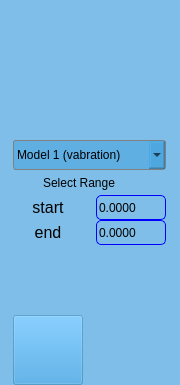
     <widget class="QWidget" name="widget" native="true">
      <property name="enabled">
       <bool>true</bool>
      </property>
      <property name="minimumSize">
       <size>
        <width>180</width>
        <height>0</height>
       </size>
      </property>
      <property name="maximumSize">
       <size>
        <width>180</width>
        <height>16777215</height>
       </size>
      </property>
      <property name="font">
       <font>
        <family>Arial</family>
       </font>
      </property>
      <property name="styleSheet">
       <string notr="true">background-color: rgba(52, 152, 219, 100);</string>
      </property>
      <layout class="QGridLayout" name="gridLayout">
       <property name="leftMargin">
        <number>0</number>
       </property>
       <property name="topMargin">
        <number>0</number>
       </property>
       <property name="rightMargin">
        <number>0</number>
       </property>
       <property name="bottomMargin">
        <number>0</number>
       </property>
       <property name="spacing">
        <number>0</number>
       </property>
       <item row="6" column="1">
        <widget class="QPushButton" name="pushButton_6">
         <property name="minimumSize">
          <size>
           <width>70</width>
           <height>70</height>
          </size>
         </property>
         <property name="maximumSize">
          <size>
           <width>70</width>
           <height>70</height>
          </size>
         </property>
         <property name="toolTip">
          <string>Next sweep</string>
         </property>
         <property name="styleSheet">
          <string notr="true">QPushButton


{ image: url(:/img/img35.ico);
	
	border:none;
	background-color: rgba(230, 126, 34,0);
	

	
}
QPushButton:hover, QPushButton:pressed , QPushButton:checked
{
	image: url(:/img/img35s.ico);
	
	border:none;
	background-color: rgba(230, 126, 34,0);
	
}</string>
         </property>
         <property name="text">
          <string/>
         </property>
        </widget>
       </item>
       <item row="5" column="0">
        <widget class="QLabel" name="label_2">
         <property name="font">
          <font>
           <family>Arial</family>
           <weight>50</weight>
           <bold>false</bold>
          </font>
         </property>
         <property name="styleSheet">
          <string notr="true">background-color: rgba(52, 152, 219, 0);</string>
         </property>
         <property name="text">
          <string>&lt;html&gt;&lt;head/&gt;&lt;body&gt;&lt;p align=&quot;center&quot;&gt;&lt;span style=&quot; font-size:12pt;&quot;&gt;end&lt;/span&gt;&lt;/p&gt;&lt;/body&gt;&lt;/html&gt;</string>
         </property>
        </widget>
       </item>
       <item row="2" column="0" colspan="2">
        <widget class="QComboBox" name="comboBox">
         <property name="sizePolicy">
          <sizepolicy hsizetype="Expanding" vsizetype="Fixed">
           <horstretch>0</horstretch>
           <verstretch>0</verstretch>
          </sizepolicy>
         </property>
         <property name="minimumSize">
          <size>
           <width>95</width>
           <height>30</height>
          </size>
         </property>
         <property name="maximumSize">
          <size>
           <width>16777215</width>
           <height>30</height>
          </size>
         </property>
         <property name="font">
          <font>
           <family>Arial</family>
          </font>
         </property>
         <property name="toolTip">
          <string>Select analysis model</string>
         </property>
         <property name="styleSheet">
          <string notr="true">QComboBox {
    border: 1px solid gray;
    border-radius: 3px;
    padding: 1px 18px 1px 3px;
    min-width: 6em;
}

QComboBox:editable {
    background: white;
}






QComboBox::drop-down {
image: url(:/img/img11.ico);
    subcontrol-origin: padding;
    subcontrol-position: top right;
    width: 15px;

    border-left-width: 1px;
    border-left-color: darkgray;
    border-left-style: solid; /* just a single line */
    border-top-right-radius: 3px; /* same radius as the QComboBox */
    border-bottom-right-radius: 3px;
}
</string>
         </property>
         <property name="sizeAdjustPolicy">
          <enum>QComboBox::AdjustToContentsOnFirstShow</enum>
         </property>
         <item>
          <property name="text">
           <string>Model 1 (vabration)</string>
          </property>
         </item>
         <item>
          <property name="text">
           <string>Model 2 (Faraday)</string>
          </property>
         </item>
         <item>
          <property name="text">
           <string>Model 3 (nanopore)</string>
          </property>
         </item>
         <item>
          <property name="text">
           <string>Model 4 (mutl_peak)</string>
          </property>
         </item>
        </widget>
       </item>
       <item row="1" column="0">
        <widget class="QPushButton" name="pushButton_3">
         <property name="minimumSize">
          <size>
           <width>70</width>
           <height>70</height>
          </size>
         </property>
         <property name="maximumSize">
          <size>
           <width>70</width>
           <height>70</height>
          </size>
         </property>
         <property name="toolTip">
          <string>Start analysis</string>
         </property>
         <property name="styleSheet">
          <string notr="true">QPushButton

{ image: url(:/img/img29.ico);
	
	border:none;
	background-color: rgba(230, 126, 34,0);
	

	
}
QPushButton:hover, QPushButton:pressed , QPushButton:checked
{
	image: url(:/img/img29s.ico);
	
	border:none;
	background-color: rgba(230, 126, 34,0);
	
}</string>
         </property>
         <property name="text">
          <string/>
         </property>
        </widget>
       </item>
       <item row="0" column="1">
        <widget class="QPushButton" name="pushButton_2">
         <property name="minimumSize">
          <size>
           <width>70</width>
           <height>70</height>
          </size>
         </property>
         <property name="maximumSize">
          <size>
           <width>70</width>
           <height>70</height>
          </size>
         </property>
         <property name="toolTip">
          <string>Preview data</string>
         </property>
         <property name="styleSheet">
          <string notr="true">QPushButton


{ image: url(:/img/img43.ico);
	border:none;
	
	background-color: rgba(230, 126, 34,0);
	

	
}
QPushButton:hover, QPushButton:pressed , QPushButton:checked
{
	image: url(:/img/img43s.ico);
	
	border:none;
	background-color: rgba(230, 126, 34,0);
	
}</string>
         </property>
         <property name="text">
          <string/>
         </property>
        </widget>
       </item>
       <item row="7" column="0">
        <widget class="QPushButton" name="pushButton_7">
         <property name="minimumSize">
          <size>
           <width>70</width>
           <height>70</height>
          </size>
         </property>
         <property name="maximumSize">
          <size>
           <width>70</width>
           <height>70</height>
          </size>
         </property>
         <property name="toolTip">
          <string>Save result</string>
         </property>
         <property name="styleSheet">
          <string notr="true">QPushButton


{ image: url(:/img/img45.ico);
	
	border:none;
	background-color: rgba(230, 126, 34,0);
	

	
}
QPushButton:hover, QPushButton:pressed , QPushButton:checked
{
	image: url(:/img/img45s.ico);
	
	border:none;
	background-color: rgba(230, 126, 34,0);
	
}url(:/img/img45s.ico)</string>
         </property>
         <property name="text">
          <string/>
         </property>
        </widget>
       </item>
       <item row="7" column="1">
        <widget class="QPushButton" name="pushButton_8">
         <property name="minimumSize">
          <size>
           <width>70</width>
           <height>70</height>
          </size>
         </property>
         <property name="maximumSize">
          <size>
           <width>70</width>
           <height>70</height>
          </size>
         </property>
         <property name="toolTip">
          <string>About</string>
         </property>
         <property name="styleSheet">
          <string notr="true">QPushButton


{ image: url(:/img/img46.ico);
	
	border:none;
	background-color: rgba(230, 126, 34,0);
	

	
}
QPushButton:hover, QPushButton:pressed , QPushButton:checked
{
	image: url(:/img/img46s.ico);
	
	border:none;
	background-color: rgba(230, 126, 34,0);
	
}</string>
         </property>
         <property name="text">
          <string/>
         </property>
        </widget>
       </item>
       <item row="0" column="0">
        <widget class="QPushButton" name="pushButton">
         <property name="minimumSize">
          <size>
           <width>70</width>
           <height>70</height>
          </size>
         </property>
         <property name="maximumSize">
          <size>
           <width>70</width>
           <height>70</height>
          </size>
         </property>
         <property name="toolTip">
          <string>Open Abf file</string>
         </property>
         <property name="styleSheet">
          <string notr="true">QPushButton

{ image: url(:/img/img18.ico);
	border:none;
	
	background-color: rgba(230, 126, 34,0);
	

	
}
QPushButton:hover, QPushButton:pressed , QPushButton:checked
{
	image: url(:/img/img17.ico);
	
	border:none;
	background-color: rgba(230, 126, 34,0);
	
}</string>
         </property>
         <property name="text">
          <string/>
         </property>
        </widget>
       </item>
       <item row="4" column="0">
        <widget class="QLabel" name="label">
         <property name="minimumSize">
          <size>
           <width>70</width>
           <height>25</height>
          </size>
         </property>
         <property name="maximumSize">
          <size>
           <width>70</width>
           <height>25</height>
          </size>
         </property>
         <property name="font">
          <font>
           <family>Arial</family>
           <pointsize>9</pointsize>
           <weight>50</weight>
           <bold>false</bold>
           <kerning>true</kerning>
          </font>
         </property>
         <property name="styleSheet">
          <string notr="true">background-color: rgba(52, 152, 219, 0);</string>
         </property>
         <property name="text">
          <string>&lt;html&gt;&lt;head/&gt;&lt;body&gt;&lt;p align=&quot;center&quot;&gt;&lt;span style=&quot; font-size:12pt;&quot;&gt;start&lt;/span&gt;&lt;/p&gt;&lt;/body&gt;&lt;/html&gt;</string>
         </property>
        </widget>
       </item>
       <item row="4" column="1">
        <widget class="QDoubleSpinBox" name="doubleSpinBox">
         <property name="minimumSize">
          <size>
           <width>70</width>
           <height>25</height>
          </size>
         </property>
         <property name="maximumSize">
          <size>
           <width>70</width>
           <height>25</height>
          </size>
         </property>
         <property name="styleSheet">
          <string notr="true"> 
QDoubleSpinBox {
	background-color: rgba(52, 152, 219, 0);
    border: 1px solid blue;
    border-radius: 5px;
    border-image: url(:/images/frame.png) 4;
    
}

QDoubleSpinBox::up-button {
    subcontrol-origin: border;
    subcontrol-position: top right; /* position at the top right corner */

    width: 16px; /* 16 + 2*1px border-width = 15px padding + 3px parent border */
    
	border-image: url(:/img/img37.ico);
    border-width: 0px;
}




QDoubleSpinBox::down-button {
    subcontrol-origin: border;
    subcontrol-position: bottom right; /* position at bottom right corner */

    width: 16px;
    
	border-image: url(:/img/img9.ico);
   
    border-top-width: 0;
}




</string>
         </property>
         <property name="decimals">
          <number>4</number>
         </property>
         <property name="maximum">
          <double>999999999999.000000000000000</double>
         </property>
        </widget>
       </item>
       <item row="1" column="1">
        <widget class="QPushButton" name="pushButton_4">
         <property name="minimumSize">
          <size>
           <width>70</width>
           <height>70</height>
          </size>
         </property>
         <property name="maximumSize">
          <size>
           <width>70</width>
           <height>70</height>
          </size>
         </property>
         <property name="toolTip">
          <string>Preview result</string>
         </property>
         <property name="styleSheet">
          <string notr="true">QPushButton


{ image: url(:/img/img44.ico);
	border:none;
	
	background-color: rgba(230, 126, 34,0);
	

	
}
QPushButton:hover, QPushButton:pressed , QPushButton:checked
{
	image: url(:/img/img44s.ico);
	
	border:none;
	background-color: rgba(230, 126, 34,0);
	
}</string>
         </property>
         <property name="text">
          <string/>
         </property>
        </widget>
       </item>
       <item row="5" column="1">
        <widget class="QDoubleSpinBox" name="doubleSpinBox_2">
         <property name="minimumSize">
          <size>
           <width>70</width>
           <height>25</height>
          </size>
         </property>
         <property name="maximumSize">
          <size>
           <width>70</width>
           <height>25</height>
          </size>
         </property>
         <property name="styleSheet">
          <string notr="true"> 
QDoubleSpinBox {
	background-color: rgba(52, 152, 219, 0);
    border: 1px solid blue;
    border-radius: 5px;
    border-image: url(:/images/frame.png) 4;
    
}

QDoubleSpinBox::up-button {
    subcontrol-origin: border;
    subcontrol-position: top right; /* position at the top right corner */

    width: 16px; /* 16 + 2*1px border-width = 15px padding + 3px parent border */
    
	border-image: url(:/img/img37.ico);
    border-width: 0px;
}




QDoubleSpinBox::down-button {
    subcontrol-origin: border;
    subcontrol-position: bottom right; /* position at bottom right corner */

    width: 16px;
    
	border-image: url(:/img/img9.ico);
   
    border-top-width: 0;
}




</string>
         </property>
         <property name="decimals">
          <number>4</number>
         </property>
         <property name="maximum">
          <double>999999999999.000000000000000</double>
         </property>
        </widget>
       </item>
       <item row="3" column="0" colspan="2">
        <widget class="QCheckBox" name="checkBox">
         <property name="minimumSize">
          <size>
           <width>130</width>
           <height>25</height>
          </size>
         </property>
         <property name="maximumSize">
          <size>
           <width>130</width>
           <height>25</height>
          </size>
         </property>
         <property name="font">
          <font>
           <family>Arial</family>
           <pointsize>9</pointsize>
           <weight>50</weight>
           <italic>false</italic>
           <bold>false</bold>
          </font>
         </property>
         <property name="toolTip">
          <string>Set analysis range</string>
         </property>
         <property name="styleSheet">
          <string notr="true">QCheckBox {
	background-color: rgba(52, 152, 219, 0);
    spacing: 5px;
	
	font: 9pt &quot;Arial&quot;;
}

QCheckBox::indicator {
	
	
    width: 25px;
    height: 25px;
}

QCheckBox::indicator:unchecked {
	
    
	image: url(:/img/img32.ico);
}



QCheckBox::indicator:checked {
    
	image: url(:/img/img29s.ico);
}

</string>
         </property>
         <property name="text">
          <string>Select Range</string>
         </property>
        </widget>
       </item>
       <item row="6" column="0">
        <widget class="QPushButton" name="pushButton_5">
         <property name="minimumSize">
          <size>
           <width>70</width>
           <height>70</height>
          </size>
         </property>
         <property name="maximumSize">
          <size>
           <width>70</width>
           <height>70</height>
          </size>
         </property>
         <property name="toolTip">
          <string>Previous seep</string>
         </property>
         <property name="styleSheet">
          <string notr="true">QPushButton


{ image: url(:/img/img33.ico);
	border:none;
	
	background-color: rgba(230, 126, 34,0);
	

	
}
QPushButton:hover, QPushButton:pressed , QPushButton:checked
{
	image: url(:/img/img33s.ico);
	
	border:none;
	background-color: rgba(230, 126, 34,0);
	
}</string>
         </property>
         <property name="text">
          <string/>
         </property>
        </widget>
       </item>
      </layout>
     </widget>
